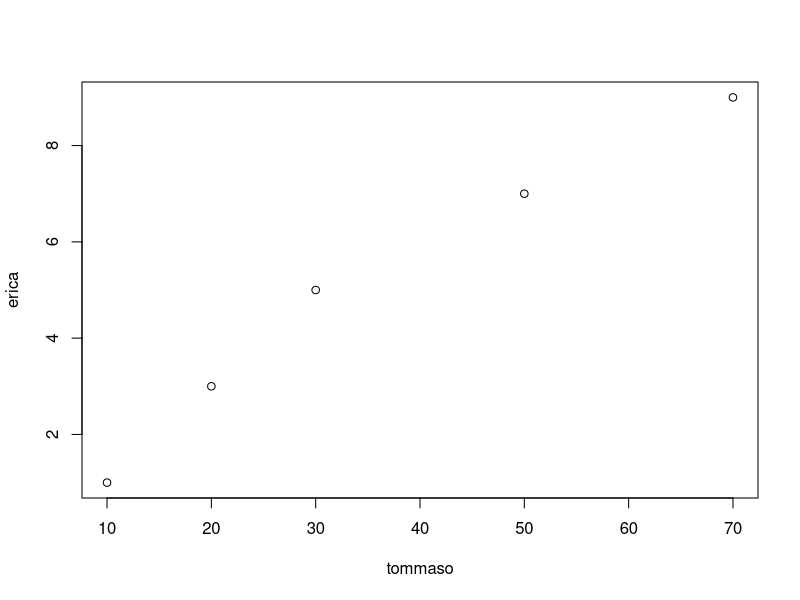
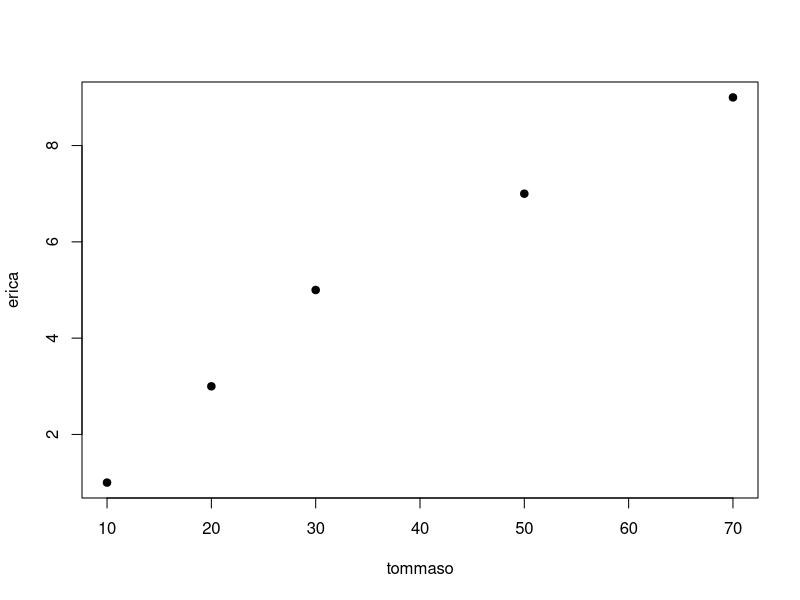
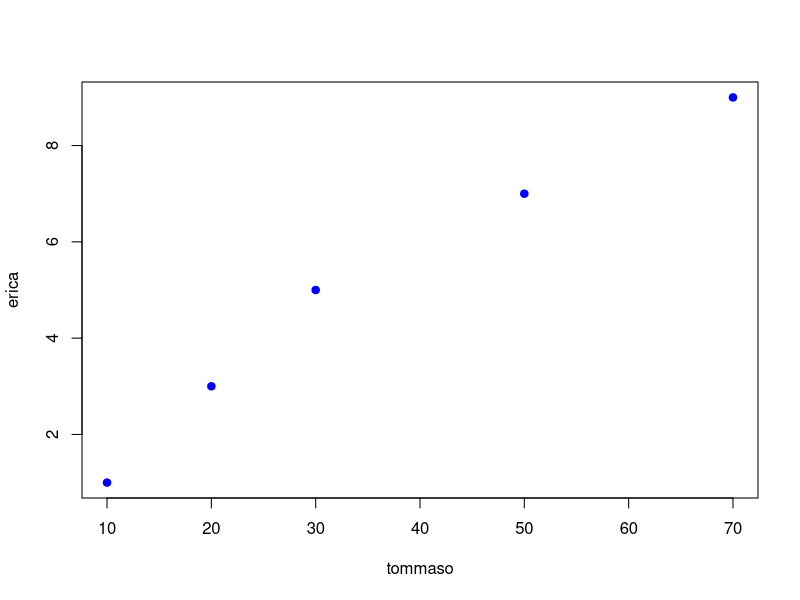
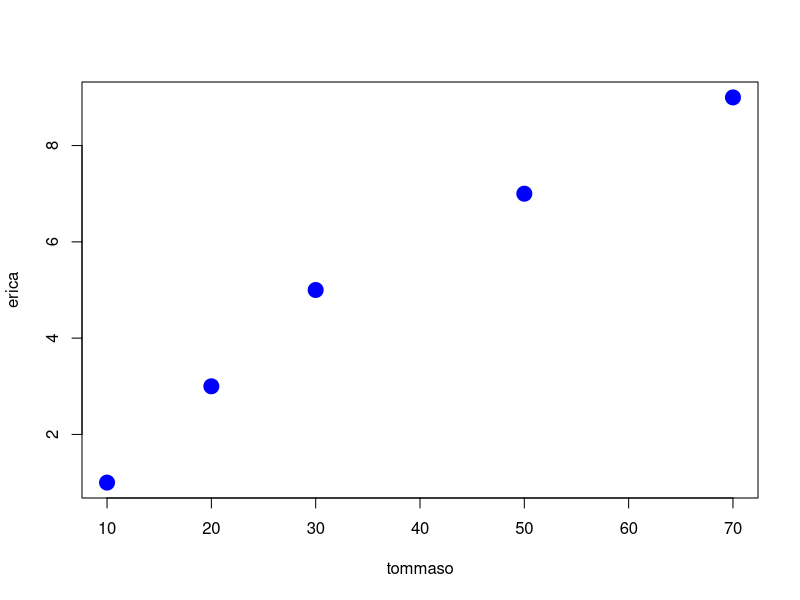
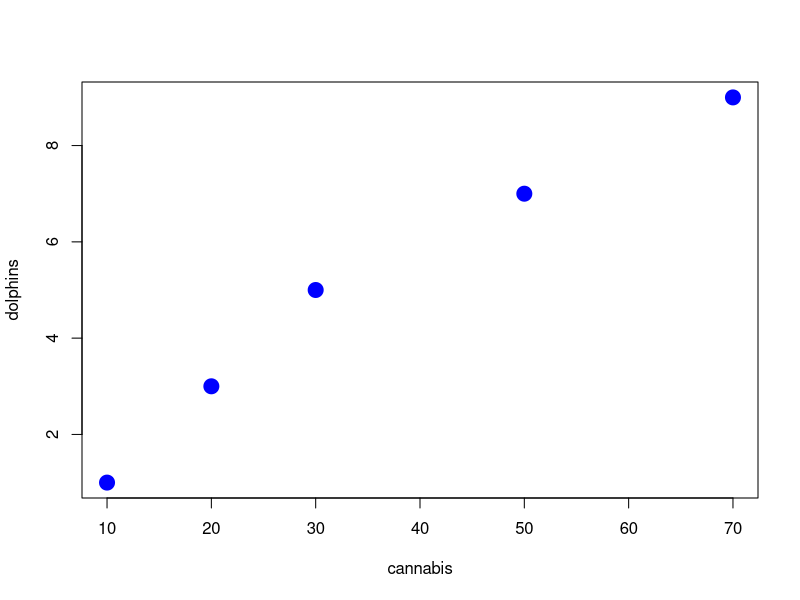

Source code (R) for these figures, in order:
# take home message
# object
#assing
# array
# function(), example: c(), plot(), ...
# comment

# R can be used as a calculator
2 + 3

sonia <- 2 + 3    # I assign the result of the operation to an object
sonia

lea <- 3 + 4
lea

sonia + lea
sonia ^ lea

tommaso <- c(10, 20, 30, 50, 70) # this is an array
erica <-  c(1, 3, 5, 7, 9)

plot(tommaso, erica)
# pch is changing the point character
plot(tommaso, erica, pch=19)

# changing the color
plot(tommaso, erica, pch=19, col="blue")

# character exaggeration - changing the size
plot(tommaso, erica, pch=19, col="blue", cex=2)

# changing the nomi di x e y
plot(tommaso, erica, pch=19, col="blue", cex=2, xlab="cannabis", ylab="dolphins")
